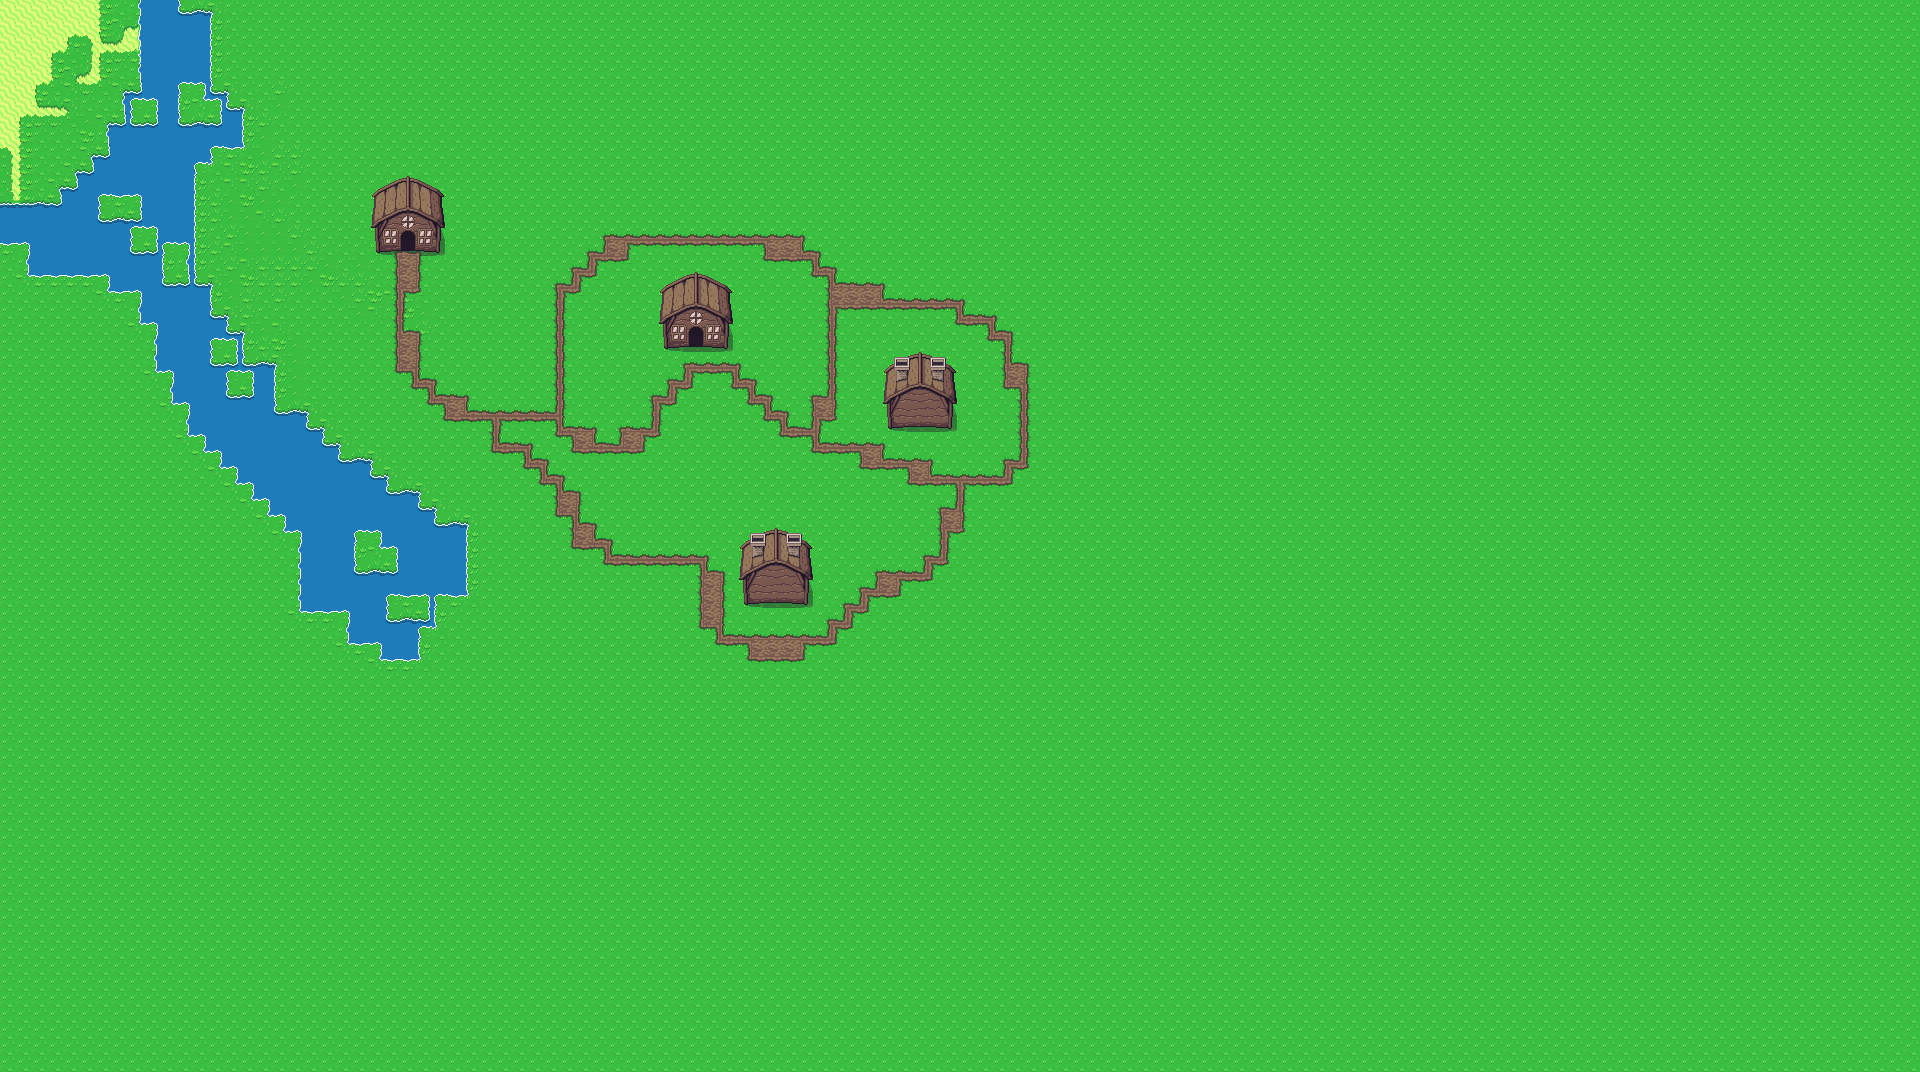

The image is a tile-based game level rendered from a .tmx file. Its description and source (layers, tilesets, objects; grid data summarised) follow:
An orthogonal 120x67 tile map with 16x16 px tiles, 3 tile layers (Ground, Buildings, Roads) and 2 objects (Spawn, House).

<map version="1.10" tiledversion="1.10.0" orientation="orthogonal" renderorder="right-down" width="120" height="67" tilewidth="16" tileheight="16" infinite="0" nextlayerid="5" nextobjectid="3">
 <tileset firstgid="1" source="../tsx/Overworld_tiled.tsx" />
 <layer id="1" name="Ground" width="120" height="67">
  <data>[8040 cells, 8040 non-empty, 38 distinct tile ids]</data>
 </layer>
 <layer id="2" name="Buildings" width="120" height="67">
  <data>[8040 cells, 100 non-empty, 50 distinct tile ids]</data>
 </layer>
 <layer id="3" name="Roads" width="120" height="67">
  <data>[8040 cells, 383 non-empty, 13 distinct tile ids]</data>
 </layer>
 <objectgroup id="4" name="Waypoints">
  <object id="1" name="Spawn" x="584.667" y="437.333">
   <point />
  </object>
  <object id="2" name="House" x="409.333" y="262.667">
   <point />
  </object>
 </objectgroup>
</map>
